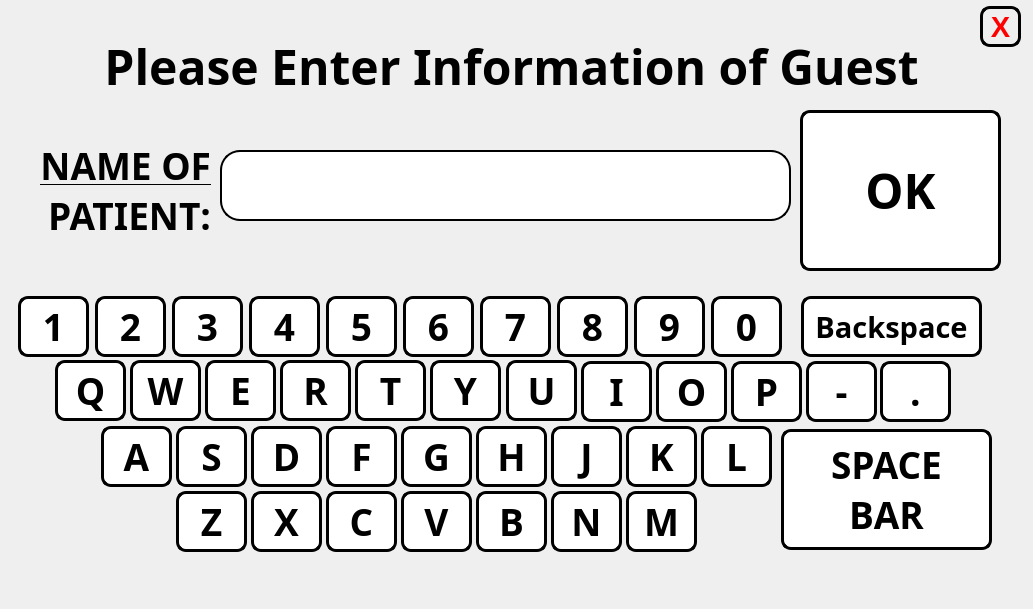
  <widget class="QWidget" name="centralwidget">
   <widget class="QLabel" name="TITLE">
    <property name="geometry">
     <rect>
      <x>15</x>
      <y>-10</y>
      <width>993</width>
      <height>153</height>
     </rect>
    </property>
    <property name="font">
     <font>
      <family>Unispace</family>
      <pointsize>36</pointsize>
      <weight>75</weight>
      <bold>true</bold>
     </font>
    </property>
    <property name="text">
     <string>Please Enter Information of Guest</string>
    </property>
    <property name="alignment">
     <set>Qt::AlignCenter</set>
    </property>
   </widget>
   <widget class="QLabel" name="label_for_name">
    <property name="geometry">
     <rect>
      <x>20</x>
      <y>140</y>
      <width>191</width>
      <height>91</height>
     </rect>
    </property>
    <property name="font">
     <font>
      <family>Unispace</family>
      <pointsize>28</pointsize>
      <weight>75</weight>
      <bold>true</bold>
      <underline>true</underline>
     </font>
    </property>
    <property name="text">
     <string>&lt;html&gt;&lt;head/&gt;&lt;body&gt;&lt;p align=&quot;right&quot;&gt;NAME OF&lt;br/&gt;PATIENT:&lt;/p&gt;&lt;/body&gt;&lt;/html&gt;</string>
    </property>
   </widget>
   <widget class="QPushButton" name="confirm_guest">
    <property name="geometry">
     <rect>
      <x>800</x>
      <y>110</y>
      <width>201</width>
      <height>161</height>
     </rect>
    </property>
    <property name="font">
     <font>
      <family>Unispace</family>
      <pointsize>36</pointsize>
      <weight>75</weight>
      <bold>true</bold>
     </font>
    </property>
    <property name="styleSheet">
     <string notr="true">QPushButton:hover:!pressed
{
  background-color: rgb(195,30,60);
}

QPushButton
{
  background-color: white;
color: black;
border-style: outset;
border-width: 3px;
border-radius:10px;
border-color: black;
}
</string>
    </property>
    <property name="text">
     <string>OK</string>
    </property>
   </widget>
   <widget class="QPushButton" name="number_2">
    <property name="geometry">
     <rect>
      <x>95</x>
      <y>296</y>
      <width>71</width>
      <height>61</height>
     </rect>
    </property>
    <property name="font">
     <font>
      <family>Unispace</family>
      <pointsize>28</pointsize>
      <weight>75</weight>
      <bold>true</bold>
     </font>
    </property>
    <property name="styleSheet">
     <string notr="true">QPushButton:hover:!pressed
{
  background-color: rgb(195,30,60);
}

QPushButton
{
  background-color: white;
color: black;
border-style: outset;
border-width: 3px;
border-radius:10px;
border-color: black;
}</string>
    </property>
    <property name="text">
     <string>2</string>
    </property>
   </widget>
   <widget class="QPushButton" name="number_4">
    <property name="geometry">
     <rect>
      <x>249</x>
      <y>296</y>
      <width>71</width>
      <height>61</height>
     </rect>
    </property>
    <property name="font">
     <font>
      <family>Unispace</family>
      <pointsize>28</pointsize>
      <weight>75</weight>
      <bold>true</bold>
     </font>
    </property>
    <property name="styleSheet">
     <string notr="true">QPushButton:hover:!pressed
{
  background-color: rgb(195,30,60);
}

QPushButton
{
  background-color: white;
color: black;
border-style: outset;
border-width: 3px;
border-radius:10px;
border-color: black;
}</string>
    </property>
    <property name="text">
     <string>4</string>
    </property>
   </widget>
   <widget class="QPushButton" name="number_0">
    <property name="geometry">
     <rect>
      <x>711</x>
      <y>296</y>
      <width>71</width>
      <height>61</height>
     </rect>
    </property>
    <property name="font">
     <font>
      <family>Unispace</family>
      <pointsize>28</pointsize>
      <weight>75</weight>
      <bold>true</bold>
     </font>
    </property>
    <property name="styleSheet">
     <string notr="true">QPushButton:hover:!pressed
{
  background-color: rgb(195,30,60);
}

QPushButton
{
  background-color: white;
color: black;
border-style: outset;
border-width: 3px;
border-radius:10px;
border-color: black;
}</string>
    </property>
    <property name="text">
     <string>0</string>
    </property>
   </widget>
   <widget class="QPushButton" name="n_button">
    <property name="geometry">
     <rect>
      <x>551</x>
      <y>491</y>
      <width>71</width>
      <height>61</height>
     </rect>
    </property>
    <property name="font">
     <font>
      <family>Unispace</family>
      <pointsize>28</pointsize>
      <weight>75</weight>
      <bold>true</bold>
     </font>
    </property>
    <property name="styleSheet">
     <string notr="true">QPushButton:hover:!pressed
{
  background-color: rgb(195,30,60);
}

QPushButton
{
  background-color: white;
color: black;
border-style: outset;
border-width: 3px;
border-radius:10px;
border-color: black;
}</string>
    </property>
    <property name="text">
     <string>N</string>
    </property>
   </widget>
   <widget class="QPushButton" name="c_button">
    <property name="geometry">
     <rect>
      <x>326</x>
      <y>491</y>
      <width>71</width>
      <height>61</height>
     </rect>
    </property>
    <property name="font">
     <font>
      <family>Unispace</family>
      <pointsize>28</pointsize>
      <weight>75</weight>
      <bold>true</bold>
     </font>
    </property>
    <property name="styleSheet">
     <string notr="true">QPushButton:hover:!pressed
{
  background-color: rgb(195,30,60);
}

QPushButton
{
  background-color: white;
color: black;
border-style: outset;
border-width: 3px;
border-radius:10px;
border-color: black;
}</string>
    </property>
    <property name="text">
     <string>C</string>
    </property>
   </widget>
   <widget class="QPushButton" name="v_button">
    <property name="geometry">
     <rect>
      <x>401</x>
      <y>491</y>
      <width>71</width>
      <height>61</height>
     </rect>
    </property>
    <property name="font">
     <font>
      <family>Unispace</family>
      <pointsize>28</pointsize>
      <weight>75</weight>
      <bold>true</bold>
     </font>
    </property>
    <property name="styleSheet">
     <string notr="true">QPushButton:hover:!pressed
{
  background-color: rgb(195,30,60);
}

QPushButton
{
  background-color: white;
color: black;
border-style: outset;
border-width: 3px;
border-radius:10px;
border-color: black;
}</string>
    </property>
    <property name="text">
     <string>V</string>
    </property>
   </widget>
   <widget class="QPushButton" name="backspace_button">
    <property name="geometry">
     <rect>
      <x>801</x>
      <y>296</y>
      <width>181</width>
      <height>61</height>
     </rect>
    </property>
    <property name="font">
     <font>
      <family>Unispace</family>
      <pointsize>22</pointsize>
      <weight>75</weight>
      <bold>true</bold>
     </font>
    </property>
    <property name="styleSheet">
     <string notr="true">QPushButton:hover:!pressed
{
  background-color: rgb(195,30,60);
}

QPushButton
{
  background-color: white;
color: black;
border-style: outset;
border-width: 3px;
border-radius:10px;
border-color: black;
}</string>
    </property>
    <property name="text">
     <string>Backspace</string>
    </property>
   </widget>
   <widget class="QPushButton" name="q_button">
    <property name="geometry">
     <rect>
      <x>55</x>
      <y>360</y>
      <width>71</width>
      <height>61</height>
     </rect>
    </property>
    <property name="font">
     <font>
      <family>Unispace</family>
      <pointsize>28</pointsize>
      <weight>75</weight>
      <bold>true</bold>
     </font>
    </property>
    <property name="styleSheet">
     <string notr="true">QPushButton:hover:!pressed
{
  background-color: rgb(195,30,60);
}

QPushButton
{
  background-color: white;
color: black;
border-style: outset;
border-width: 3px;
border-radius:10px;
border-color: black;
}</string>
    </property>
    <property name="text">
     <string>Q</string>
    </property>
   </widget>
   <widget class="QPushButton" name="x_button">
    <property name="geometry">
     <rect>
      <x>251</x>
      <y>491</y>
      <width>71</width>
      <height>61</height>
     </rect>
    </property>
    <property name="font">
     <font>
      <family>Unispace</family>
      <pointsize>28</pointsize>
      <weight>75</weight>
      <bold>true</bold>
     </font>
    </property>
    <property name="styleSheet">
     <string notr="true">QPushButton:hover:!pressed
{
  background-color: rgb(195,30,60);
}

QPushButton
{
  background-color: white;
color: black;
border-style: outset;
border-width: 3px;
border-radius:10px;
border-color: black;
}</string>
    </property>
    <property name="text">
     <string>X</string>
    </property>
   </widget>
   <widget class="QPushButton" name="t_button">
    <property name="geometry">
     <rect>
      <x>355</x>
      <y>360</y>
      <width>71</width>
      <height>61</height>
     </rect>
    </property>
    <property name="font">
     <font>
      <family>Unispace</family>
      <pointsize>28</pointsize>
      <weight>75</weight>
      <bold>true</bold>
     </font>
    </property>
    <property name="styleSheet">
     <string notr="true">QPushButton:hover:!pressed
{
  background-color: rgb(195,30,60);
}

QPushButton
{
  background-color: white;
color: black;
border-style: outset;
border-width: 3px;
border-radius:10px;
border-color: black;
}</string>
    </property>
    <property name="text">
     <string>T</string>
    </property>
   </widget>
   <widget class="QPushButton" name="o_button">
    <property name="geometry">
     <rect>
      <x>656</x>
      <y>361</y>
      <width>71</width>
      <height>61</height>
     </rect>
    </property>
    <property name="font">
     <font>
      <family>Unispace</family>
      <pointsize>28</pointsize>
      <weight>75</weight>
      <bold>true</bold>
     </font>
    </property>
    <property name="styleSheet">
     <string notr="true">QPushButton:hover:!pressed
{
  background-color: rgb(195,30,60);
}

QPushButton
{
  background-color: white;
color: black;
border-style: outset;
border-width: 3px;
border-radius:10px;
border-color: black;
}</string>
    </property>
    <property name="text">
     <string>O</string>
    </property>
   </widget>
   <widget class="QPushButton" name="number_1">
    <property name="geometry">
     <rect>
      <x>18</x>
      <y>296</y>
      <width>71</width>
      <height>61</height>
     </rect>
    </property>
    <property name="font">
     <font>
      <family>Unispace</family>
      <pointsize>28</pointsize>
      <weight>75</weight>
      <bold>true</bold>
     </font>
    </property>
    <property name="styleSheet">
     <string notr="true">QPushButton:hover:!pressed
{
  background-color: rgb(195,30,60);
}

QPushButton
{
  background-color: white;
color: black;
border-style: outset;
border-width: 3px;
border-radius:10px;
border-color: black;
}</string>
    </property>
    <property name="text">
     <string>1</string>
    </property>
   </widget>
   <widget class="QPushButton" name="s_button">
    <property name="geometry">
     <rect>
      <x>176</x>
      <y>426</y>
      <width>71</width>
      <height>61</height>
     </rect>
    </property>
    <property name="font">
     <font>
      <family>Unispace</family>
      <pointsize>28</pointsize>
      <weight>75</weight>
      <bold>true</bold>
     </font>
    </property>
    <property name="styleSheet">
     <string notr="true">QPushButton:hover:!pressed
{
  background-color: rgb(195,30,60);
}

QPushButton
{
  background-color: white;
color: black;
border-style: outset;
border-width: 3px;
border-radius:10px;
border-color: black;
}</string>
    </property>
    <property name="text">
     <string>S</string>
    </property>
   </widget>
   <widget class="QPushButton" name="a_button">
    <property name="geometry">
     <rect>
      <x>101</x>
      <y>426</y>
      <width>71</width>
      <height>61</height>
     </rect>
    </property>
    <property name="font">
     <font>
      <family>Unispace</family>
      <pointsize>28</pointsize>
      <weight>75</weight>
      <bold>true</bold>
     </font>
    </property>
    <property name="styleSheet">
     <string notr="true">QPushButton:hover:!pressed
{
  background-color: rgb(195,30,60);
}

QPushButton
{
  background-color: white;
color: black;
border-style: outset;
border-width: 3px;
border-radius:10px;
border-color: black;
}</string>
    </property>
    <property name="text">
     <string>A</string>
    </property>
   </widget>
   <widget class="QPushButton" name="m_button">
    <property name="geometry">
     <rect>
      <x>626</x>
      <y>491</y>
      <width>71</width>
      <height>61</height>
     </rect>
    </property>
    <property name="font">
     <font>
      <family>Unispace</family>
      <pointsize>28</pointsize>
      <weight>75</weight>
      <bold>true</bold>
     </font>
    </property>
    <property name="styleSheet">
     <string notr="true">QPushButton:hover:!pressed
{
  background-color: rgb(195,30,60);
}

QPushButton
{
  background-color: white;
color: black;
border-style: outset;
border-width: 3px;
border-radius:10px;
border-color: black;
}</string>
    </property>
    <property name="text">
     <string>M</string>
    </property>
   </widget>
   <widget class="QPushButton" name="number_9">
    <property name="geometry">
     <rect>
      <x>634</x>
      <y>296</y>
      <width>71</width>
      <height>61</height>
     </rect>
    </property>
    <property name="font">
     <font>
      <family>Unispace</family>
      <pointsize>28</pointsize>
      <weight>75</weight>
      <bold>true</bold>
     </font>
    </property>
    <property name="styleSheet">
     <string notr="true">QPushButton:hover:!pressed
{
  background-color: rgb(195,30,60);
}

QPushButton
{
  background-color: white;
color: black;
border-style: outset;
border-width: 3px;
border-radius:10px;
border-color: black;
}</string>
    </property>
    <property name="text">
     <string>9</string>
    </property>
   </widget>
   <widget class="QPushButton" name="r_button">
    <property name="geometry">
     <rect>
      <x>280</x>
      <y>360</y>
      <width>71</width>
      <height>61</height>
     </rect>
    </property>
    <property name="font">
     <font>
      <family>Unispace</family>
      <pointsize>28</pointsize>
      <weight>75</weight>
      <bold>true</bold>
     </font>
    </property>
    <property name="styleSheet">
     <string notr="true">QPushButton:hover:!pressed
{
  background-color: rgb(195,30,60);
}

QPushButton
{
  background-color: white;
color: black;
border-style: outset;
border-width: 3px;
border-radius:10px;
border-color: black;
}</string>
    </property>
    <property name="text">
     <string>R</string>
    </property>
   </widget>
   <widget class="QPushButton" name="number_7">
    <property name="geometry">
     <rect>
      <x>480</x>
      <y>296</y>
      <width>71</width>
      <height>61</height>
     </rect>
    </property>
    <property name="font">
     <font>
      <family>Unispace</family>
      <pointsize>28</pointsize>
      <weight>75</weight>
      <bold>true</bold>
     </font>
    </property>
    <property name="styleSheet">
     <string notr="true">QPushButton:hover:!pressed
{
  background-color: rgb(195,30,60);
}

QPushButton
{
  background-color: white;
color: black;
border-style: outset;
border-width: 3px;
border-radius:10px;
border-color: black;
}</string>
    </property>
    <property name="text">
     <string>7</string>
    </property>
   </widget>
   <widget class="QPushButton" name="hypen_button">
    <property name="geometry">
     <rect>
      <x>806</x>
      <y>361</y>
      <width>71</width>
      <height>61</height>
     </rect>
    </property>
    <property name="font">
     <font>
      <family>Unispace</family>
      <pointsize>28</pointsize>
      <weight>75</weight>
      <bold>true</bold>
     </font>
    </property>
    <property name="styleSheet">
     <string notr="true">QPushButton:hover:!pressed
{
  background-color: rgb(195,30,60);
}

QPushButton
{
  background-color: white;
color: black;
border-style: outset;
border-width: 3px;
border-radius:10px;
border-color: black;
}</string>
    </property>
    <property name="text">
     <string>-</string>
    </property>
   </widget>
   <widget class="QPushButton" name="u_button">
    <property name="geometry">
     <rect>
      <x>506</x>
      <y>360</y>
      <width>71</width>
      <height>61</height>
     </rect>
    </property>
    <property name="font">
     <font>
      <family>Unispace</family>
      <pointsize>28</pointsize>
      <weight>75</weight>
      <bold>true</bold>
     </font>
    </property>
    <property name="styleSheet">
     <string notr="true">QPushButton:hover:!pressed
{
  background-color: rgb(195,30,60);
}

QPushButton
{
  background-color: white;
color: black;
border-style: outset;
border-width: 3px;
border-radius:10px;
border-color: black;
}</string>
    </property>
    <property name="text">
     <string>U</string>
    </property>
   </widget>
   <widget class="QPushButton" name="number_8">
    <property name="geometry">
     <rect>
      <x>557</x>
      <y>296</y>
      <width>71</width>
      <height>61</height>
     </rect>
    </property>
    <property name="font">
     <font>
      <family>Unispace</family>
      <pointsize>28</pointsize>
      <weight>75</weight>
      <bold>true</bold>
     </font>
    </property>
    <property name="styleSheet">
     <string notr="true">QPushButton:hover:!pressed
{
  background-color: rgb(195,30,60);
}

QPushButton
{
  background-color: white;
color: black;
border-style: outset;
border-width: 3px;
border-radius:10px;
border-color: black;
}</string>
    </property>
    <property name="text">
     <string>8</string>
    </property>
   </widget>
   <widget class="QPushButton" name="b_button">
    <property name="geometry">
     <rect>
      <x>476</x>
      <y>491</y>
      <width>71</width>
      <height>61</height>
     </rect>
    </property>
    <property name="font">
     <font>
      <family>Unispace</family>
      <pointsize>28</pointsize>
      <weight>75</weight>
      <bold>true</bold>
     </font>
    </property>
    <property name="styleSheet">
     <string notr="true">QPushButton:hover:!pressed
{
  background-color: rgb(195,30,60);
}

QPushButton
{
  background-color: white;
color: black;
border-style: outset;
border-width: 3px;
border-radius:10px;
border-color: black;
}</string>
    </property>
    <property name="text">
     <string>B</string>
    </property>
   </widget>
   <widget class="QPushButton" name="w_button">
    <property name="geometry">
     <rect>
      <x>130</x>
      <y>360</y>
      <width>71</width>
      <height>61</height>
     </rect>
    </property>
    <property name="font">
     <font>
      <family>Unispace</family>
      <pointsize>28</pointsize>
      <weight>75</weight>
      <bold>true</bold>
     </font>
    </property>
    <property name="styleSheet">
     <string notr="true">QPushButton:hover:!pressed
{
  background-color: rgb(195,30,60);
}

QPushButton
{
  background-color: white;
color: black;
border-style: outset;
border-width: 3px;
border-radius:10px;
border-color: black;
}</string>
    </property>
    <property name="text">
     <string>W</string>
    </property>
   </widget>
   <widget class="QPushButton" name="l_button">
    <property name="geometry">
     <rect>
      <x>701</x>
      <y>426</y>
      <width>71</width>
      <height>61</height>
     </rect>
    </property>
    <property name="font">
     <font>
      <family>Unispace</family>
      <pointsize>28</pointsize>
      <weight>75</weight>
      <bold>true</bold>
     </font>
    </property>
    <property name="styleSheet">
     <string notr="true">QPushButton:hover:!pressed
{
  background-color: rgb(195,30,60);
}

QPushButton
{
  background-color: white;
color: black;
border-style: outset;
border-width: 3px;
border-radius:10px;
border-color: black;
}</string>
    </property>
    <property name="text">
     <string>L</string>
    </property>
   </widget>
   <widget class="QPushButton" name="f_button">
    <property name="geometry">
     <rect>
      <x>326</x>
      <y>426</y>
      <width>71</width>
      <height>61</height>
     </rect>
    </property>
    <property name="font">
     <font>
      <family>Unispace</family>
      <pointsize>28</pointsize>
      <weight>75</weight>
      <bold>true</bold>
     </font>
    </property>
    <property name="styleSheet">
     <string notr="true">QPushButton:hover:!pressed
{
  background-color: rgb(195,30,60);
}

QPushButton
{
  background-color: white;
color: black;
border-style: outset;
border-width: 3px;
border-radius:10px;
border-color: black;
}</string>
    </property>
    <property name="text">
     <string>F</string>
    </property>
   </widget>
   <widget class="QPushButton" name="number_3">
    <property name="geometry">
     <rect>
      <x>172</x>
      <y>296</y>
      <width>71</width>
      <height>61</height>
     </rect>
    </property>
    <property name="font">
     <font>
      <family>Unispace</family>
      <pointsize>28</pointsize>
      <weight>75</weight>
      <bold>true</bold>
     </font>
    </property>
    <property name="styleSheet">
     <string notr="true">QPushButton:hover:!pressed
{
  background-color: rgb(195,30,60);
}

QPushButton
{
  background-color: white;
color: black;
border-style: outset;
border-width: 3px;
border-radius:10px;
border-color: black;
}</string>
    </property>
    <property name="text">
     <string>3</string>
    </property>
   </widget>
   <widget class="QPushButton" name="number_5">
    <property name="geometry">
     <rect>
      <x>326</x>
      <y>296</y>
      <width>71</width>
      <height>61</height>
     </rect>
    </property>
    <property name="font">
     <font>
      <family>Unispace</family>
      <pointsize>28</pointsize>
      <weight>75</weight>
      <bold>true</bold>
     </font>
    </property>
    <property name="styleSheet">
     <string notr="true">QPushButton:hover:!pressed
{
  background-color: rgb(195,30,60);
}

QPushButton
{
  background-color: white;
color: black;
border-style: outset;
border-width: 3px;
border-radius:10px;
border-color: black;
}</string>
    </property>
    <property name="text">
     <string>5</string>
    </property>
   </widget>
   <widget class="QPushButton" name="spacebar_button">
    <property name="geometry">
     <rect>
      <x>781</x>
      <y>429</y>
      <width>211</width>
      <height>121</height>
     </rect>
    </property>
    <property name="font">
     <font>
      <family>Unispace</family>
      <pointsize>28</pointsize>
      <weight>75</weight>
      <bold>true</bold>
     </font>
    </property>
    <property name="styleSheet">
     <string notr="true">QPushButton:hover:!pressed
{
  background-color: rgb(195,30,60);
}

QPushButton
{
  background-color: white;
color: black;
border-style: outset;
border-width: 3px;
border-radius:10px;
border-color: black;
}</string>
    </property>
    <property name="text">
     <string>SPACE
BAR</string>
    </property>
   </widget>
   <widget class="QPushButton" name="p_button">
    <property name="geometry">
     <rect>
      <x>731</x>
      <y>361</y>
      <width>71</width>
      <height>61</height>
     </rect>
    </property>
    <property name="font">
     <font>
      <family>Unispace</family>
      <pointsize>28</pointsize>
      <weight>75</weight>
      <bold>true</bold>
     </font>
    </property>
    <property name="styleSheet">
     <string notr="true">QPushButton:hover:!pressed
{
  background-color: rgb(195,30,60);
}

QPushButton
{
  background-color: white;
color: black;
border-style: outset;
border-width: 3px;
border-radius:10px;
border-color: black;
}</string>
    </property>
    <property name="text">
     <string>P</string>
    </property>
   </widget>
   <widget class="QPushButton" name="number_6">
    <property name="geometry">
     <rect>
      <x>403</x>
      <y>296</y>
      <width>71</width>
      <height>61</height>
     </rect>
    </property>
    <property name="font">
     <font>
      <family>Unispace</family>
      <pointsize>28</pointsize>
      <weight>75</weight>
      <bold>true</bold>
     </font>
    </property>
    <property name="styleSheet">
     <string notr="true">QPushButton:hover:!pressed
{
  background-color: rgb(195,30,60);
}

QPushButton
{
  background-color: white;
color: black;
border-style: outset;
border-width: 3px;
border-radius:10px;
border-color: black;
}</string>
    </property>
    <property name="text">
     <string>6</string>
    </property>
   </widget>
   <widget class="QPushButton" name="j_button">
    <property name="geometry">
     <rect>
      <x>551</x>
      <y>426</y>
      <width>71</width>
      <height>61</height>
     </rect>
    </property>
    <property name="font">
     <font>
      <family>Unispace</family>
      <pointsize>28</pointsize>
      <weight>75</weight>
      <bold>true</bold>
     </font>
    </property>
    <property name="styleSheet">
     <string notr="true">QPushButton:hover:!pressed
{
  background-color: rgb(195,30,60);
}

QPushButton
{
  background-color: white;
color: black;
border-style: outset;
border-width: 3px;
border-radius:10px;
border-color: black;
}</string>
    </property>
    <property name="text">
     <string>J</string>
    </property>
   </widget>
   <widget class="QPushButton" name="h_button">
    <property name="geometry">
     <rect>
      <x>476</x>
      <y>426</y>
      <width>71</width>
      <height>61</height>
     </rect>
    </property>
    <property name="font">
     <font>
      <family>Unispace</family>
      <pointsize>28</pointsize>
      <weight>75</weight>
      <bold>true</bold>
     </font>
    </property>
    <property name="styleSheet">
     <string notr="true">QPushButton:hover:!pressed
{
  background-color: rgb(195,30,60);
}

QPushButton
{
  background-color: white;
color: black;
border-style: outset;
border-width: 3px;
border-radius:10px;
border-color: black;
}</string>
    </property>
    <property name="text">
     <string>H</string>
    </property>
   </widget>
   <widget class="QPushButton" name="i_button">
    <property name="geometry">
     <rect>
      <x>581</x>
      <y>361</y>
      <width>71</width>
      <height>61</height>
     </rect>
    </property>
    <property name="font">
     <font>
      <family>Unispace</family>
      <pointsize>28</pointsize>
      <weight>75</weight>
      <bold>true</bold>
     </font>
    </property>
    <property name="styleSheet">
     <string notr="true">QPushButton:hover:!pressed
{
  background-color: rgb(195,30,60);
}

QPushButton
{
  background-color: white;
color: black;
border-style: outset;
border-width: 3px;
border-radius:10px;
border-color: black;
}</string>
    </property>
    <property name="text">
     <string>I</string>
    </property>
   </widget>
   <widget class="QPushButton" name="z_button">
    <property name="geometry">
     <rect>
      <x>176</x>
      <y>491</y>
      <width>71</width>
      <height>61</height>
     </rect>
    </property>
    <property name="font">
     <font>
      <family>Unispace</family>
      <pointsize>28</pointsize>
      <weight>75</weight>
      <bold>true</bold>
     </font>
    </property>
    <property name="styleSheet">
     <string notr="true">QPushButton:hover:!pressed
{
  background-color: rgb(195,30,60);
}

QPushButton
{
  background-color: white;
color: black;
border-style: outset;
border-width: 3px;
border-radius:10px;
border-color: black;
}</string>
    </property>
    <property name="text">
     <string>Z</string>
    </property>
   </widget>
   <widget class="QPushButton" name="e_button">
    <property name="geometry">
     <rect>
      <x>205</x>
      <y>360</y>
      <width>71</width>
      <height>61</height>
     </rect>
    </property>
    <property name="font">
     <font>
      <family>Unispace</family>
      <pointsize>28</pointsize>
      <weight>75</weight>
      <bold>true</bold>
     </font>
    </property>
    <property name="styleSheet">
     <string notr="true">QPushButton:hover:!pressed
{
  background-color: rgb(195,30,60);
}

QPushButton
{
  background-color: white;
color: black;
border-style: outset;
border-width: 3px;
border-radius:10px;
border-color: black;
}</string>
    </property>
    <property name="text">
     <string>E</string>
    </property>
   </widget>
   <widget class="QPushButton" name="g_button">
    <property name="geometry">
     <rect>
      <x>401</x>
      <y>426</y>
      <width>71</width>
      <height>61</height>
     </rect>
    </property>
    <property name="font">
     <font>
      <family>Unispace</family>
      <pointsize>28</pointsize>
      <weight>75</weight>
      <bold>true</bold>
     </font>
    </property>
    <property name="styleSheet">
     <string notr="true">QPushButton:hover:!pressed
{
  background-color: rgb(195,30,60);
}

QPushButton
{
  background-color: white;
color: black;
border-style: outset;
border-width: 3px;
border-radius:10px;
border-color: black;
}</string>
    </property>
    <property name="text">
     <string>G</string>
    </property>
   </widget>
   <widget class="QPushButton" name="d_button">
    <property name="geometry">
     <rect>
      <x>251</x>
      <y>426</y>
      <width>71</width>
      <height>61</height>
     </rect>
    </property>
    <property name="font">
     <font>
      <family>Unispace</family>
      <pointsize>28</pointsize>
      <weight>75</weight>
      <bold>true</bold>
     </font>
    </property>
    <property name="styleSheet">
     <string notr="true">QPushButton:hover:!pressed
{
  background-color: rgb(195,30,60);
}

QPushButton
{
  background-color: white;
color: black;
border-style: outset;
border-width: 3px;
border-radius:10px;
border-color: black;
}</string>
    </property>
    <property name="text">
     <string>D</string>
    </property>
   </widget>
   <widget class="QPushButton" name="k_button">
    <property name="geometry">
     <rect>
      <x>626</x>
      <y>426</y>
      <width>71</width>
      <height>61</height>
     </rect>
    </property>
    <property name="font">
     <font>
      <family>Unispace</family>
      <pointsize>28</pointsize>
      <weight>75</weight>
      <bold>true</bold>
     </font>
    </property>
    <property name="styleSheet">
     <string notr="true">QPushButton:hover:!pressed
{
  background-color: rgb(195,30,60);
}

QPushButton
{
  background-color: white;
color: black;
border-style: outset;
border-width: 3px;
border-radius:10px;
border-color: black;
}</string>
    </property>
    <property name="text">
     <string>K</string>
    </property>
   </widget>
   <widget class="QPushButton" name="y_button">
    <property name="geometry">
     <rect>
      <x>430</x>
      <y>360</y>
      <width>71</width>
      <height>61</height>
     </rect>
    </property>
    <property name="font">
     <font>
      <family>Unispace</family>
      <pointsize>28</pointsize>
      <weight>75</weight>
      <bold>true</bold>
     </font>
    </property>
    <property name="styleSheet">
     <string notr="true">QPushButton:hover:!pressed
{
  background-color: rgb(195,30,60);
}

QPushButton
{
  background-color: white;
color: black;
border-style: outset;
border-width: 3px;
border-radius:10px;
border-color: black;
}</string>
    </property>
    <property name="text">
     <string>Y</string>
    </property>
   </widget>
   <widget class="QLabel" name="label">
    <property name="geometry">
     <rect>
      <x>0</x>
      <y>0</y>
      <width>1024</width>
      <height>600</height>
     </rect>
    </property>
    <property name="minimumSize">
     <size>
      <width>1024</width>
      <height>600</height>
     </size>
    </property>
    <property name="maximumSize">
     <size>
      <width>1024</width>
      <height>600</height>
     </size>
    </property>
    <property name="text">
     <string/>
    </property>
    <property name="pixmap">
     <pixmap>pictures/program_pictures/main_wallpaper.png</pixmap>
    </property>
   </widget>
   <widget class="QLineEdit" name="name_info">
    <property name="geometry">
     <rect>
      <x>220</x>
      <y>150</y>
      <width>571</width>
      <height>71</height>
     </rect>
    </property>
    <property name="font">
     <font>
      <pointsize>28</pointsize>
     </font>
    </property>
    <property name="styleSheet">
     <string notr="true">QLineEdit
{
  background-color: white;
color: black;
border-style: outset;
border-width: 2px;
border-radius:20px;
border-color: black;
}</string>
    </property>
   </widget>
   <widget class="QPushButton" name="period_button">
    <property name="geometry">
     <rect>
      <x>880</x>
      <y>361</y>
      <width>71</width>
      <height>61</height>
     </rect>
    </property>
    <property name="font">
     <font>
      <family>Unispace</family>
      <pointsize>28</pointsize>
      <weight>75</weight>
      <bold>true</bold>
     </font>
    </property>
    <property name="styleSheet">
     <string notr="true">QPushButton:hover:!pressed
{
  background-color: rgb(195,30,60);
}

QPushButton
{
  background-color: white;
color: black;
border-style: outset;
border-width: 3px;
border-radius:10px;
border-color: black;
}</string>
    </property>
    <property name="text">
     <string>.</string>
    </property>
   </widget>
   <widget class="QPushButton" name="close_button">
    <property name="geometry">
     <rect>
      <x>980</x>
      <y>6</y>
      <width>41</width>
      <height>41</height>
     </rect>
    </property>
    <property name="font">
     <font>
      <pointsize>22</pointsize>
      <weight>75</weight>
      <bold>true</bold>
     </font>
    </property>
    <property name="styleSheet">
     <string notr="true">QPushButton:hover:!pressed
{
  background-color: rgb(195,30,60);
}

QPushButton
{

color: red;
border-style: outset;
border-width: 3px;
border-radius:10px;
border-color: black;
}
</string>
    </property>
    <property name="text">
     <string>X</string>
    </property>
   </widget>
   <zorder>label</zorder>
   <zorder>TITLE</zorder>
   <zorder>label_for_name</zorder>
   <zorder>confirm_guest</zorder>
   <zorder>number_2</zorder>
   <zorder>number_4</zorder>
   <zorder>number_0</zorder>
   <zorder>n_button</zorder>
   <zorder>c_button</zorder>
   <zorder>v_button</zorder>
   <zorder>backspace_button</zorder>
   <zorder>q_button</zorder>
   <zorder>x_button</zorder>
   <zorder>t_button</zorder>
   <zorder>o_button</zorder>
   <zorder>number_1</zorder>
   <zorder>s_button</zorder>
   <zorder>a_button</zorder>
   <zorder>m_button</zorder>
   <zorder>number_9</zorder>
   <zorder>r_button</zorder>
   <zorder>number_7</zorder>
   <zorder>hypen_button</zorder>
   <zorder>u_button</zorder>
   <zorder>number_8</zorder>
   <zorder>b_button</zorder>
   <zorder>w_button</zorder>
   <zorder>l_button</zorder>
   <zorder>f_button</zorder>
   <zorder>number_3</zorder>
   <zorder>number_5</zorder>
   <zorder>spacebar_button</zorder>
   <zorder>p_button</zorder>
   <zorder>number_6</zorder>
   <zorder>j_button</zorder>
   <zorder>h_button</zorder>
   <zorder>i_button</zorder>
   <zorder>z_button</zorder>
   <zorder>e_button</zorder>
   <zorder>g_button</zorder>
   <zorder>d_button</zorder>
   <zorder>k_button</zorder>
   <zorder>y_button</zorder>
   <zorder>name_info</zorder>
   <zorder>period_button</zorder>
   <zorder>close_button</zorder>
  </widget>
